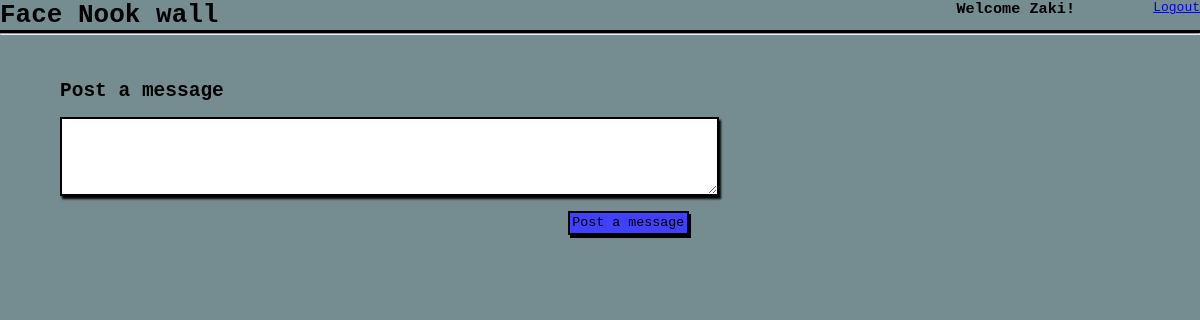
/wall/ (signed in), run on an earlier commit of the app's database.
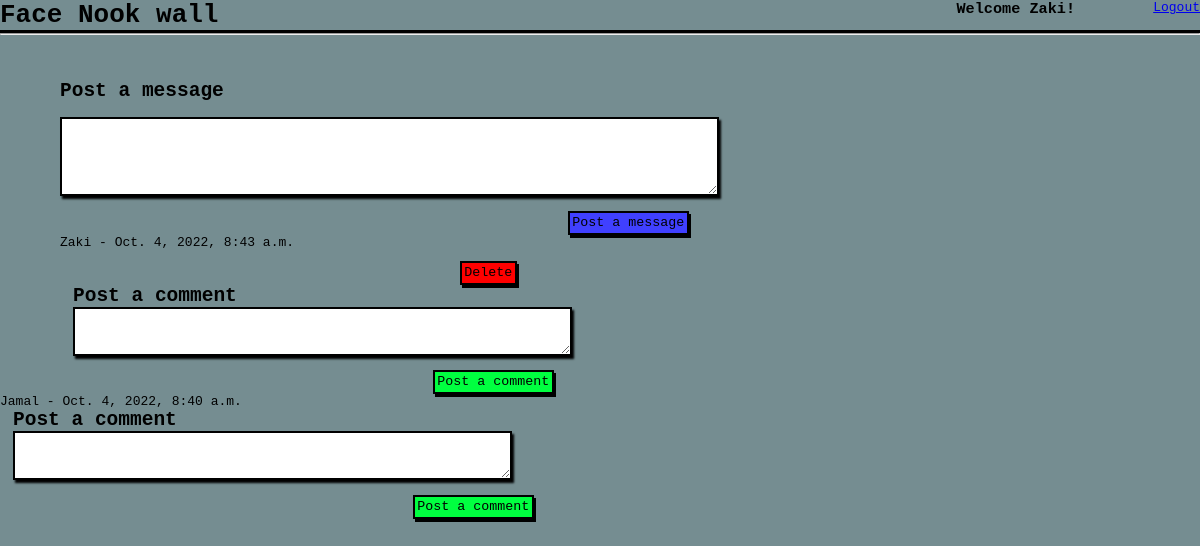
And on a later commit of the database.
### myLoginApp/models.py (models this page shows)
class User(models.Model):
    firstname = models.CharField(max_length=75, blank = False)
    lastname = models.CharField(max_length=75, blank = False, null = True)
    email = models.CharField(max_length=255, blank = False)
    password = models.CharField(max_length=75, blank = False)
    password_confirm = models.CharField(max_length=75, blank = False)
    created_at = models.DateTimeField(auto_now_add=True)
    updated_at = models.DateTimeField(auto_now=True)
    objects = UserManager()

### TheWallApp/models.py (models this page shows)
class Message(models.Model):
    message_content = models.TextField()
    user = models.ForeignKey(User, related_name = "messages", on_delete = models.CASCADE)
    created_at = models.DateTimeField(auto_now_add=True)
    updated_at = models.DateTimeField(auto_now=True)

### TheWallApp/views.py (the view)
# urls.py: path('/', views.wall),
def wall(request):
    context = {
        'messages': Message.objects.all(),
        'comments': Comment.objects.all()
    }
    if 'user_id' in request.session:
            return render(request,'wall.html',context)
    else:
            return render(request,'form.html')

### TheWallApp/templates/wall.html (shortened to what this page needs)
<!DOCTYPE html>
<html lang="en">
<head>
    {% load static %}
    <link rel="stylesheet" type="text/css" href="{% static '/css/styles.css' %}">
</head>
<body>
    <div class="all">
    <div class="container">
    <h1>Face Nook wall</h1>
    <h3>Welcome {{request.session.firstname}}!</h3>
    <div>
        <a href="/">Logout</a>
    </div>
    </div>
    <hr>
    <br><br><br>
    <div class="flex">
    <form action="/wall/create_message" method="post">
        <h2>Post a message</h2>
        <br>
        <textarea name="message_content" cols="80" rows="5"></textarea>
        <div><input class="btn" type="submit" value="Post a message">
        </div>
        </form>
        {% for message in messages reversed %}
        <div>{{message.user.firstname}}      -       {{message.created_at}}</div>
        {% if message.user.id == request.session.user_id %}
        <form action="/wall/deletemsg" method="post">
            <input class="btn3" type="submit" value="Delete">
        </form>
        {% endif %}
        <div class="flex2">
            <form action="/wall/create_comment" method="post">
                <h2>Post a comment</h2>
                <textarea name="comment_content" cols="60" rows="3"></textarea>
                <div><input class="btn2" type="submit" value="Post a comment"></div>
            </form>
        </div>
        </div>
        {%endfor%}
    </div>
</body>
</html>

### TheWallApp/static/css/styles.css (style rules this page uses)
* { margin: 0; padding: 0; font-family: monospace; }
body { background-color: rgb(117, 141, 145); }
.container { display: flex; justify-content: space-between; border-bottom: 3px solid black; }
h3 { margin-left: 55%; }
.flex { width: 90%; margin: 0 auto; }
.btn { cursor: pointer; margin-top: 1%; margin-left: 47%; background-color: rgb(64, 64, 255); border: 2px solid black; box-shadow: 2px 3px black; padding: 0.2rem; }
.btn2 { cursor: pointer; margin-top: 1%; margin-left: 37%; background-color: rgb(0, 255, 64); border: 2px solid black; box-shadow: 2px 3px black; padding: 0.2rem; }
.btn3 { cursor: pointer; margin-top: 1%; margin-left: 37%; background-color: rgb(255, 0, 0); border: 2px solid black; box-shadow: 2px 3px black; padding: 0.2rem; }
.flex2 { width: 90%; margin: 0 1em; }
textarea { border: 2px solid black; box-shadow: 2px 3px 2px rgb(0, 0, 0); }

What changed in the data, as far as the page shows it:
now on this page (row unchanged): User: session.firstname "Zaki"
added Message: user.firstname "Zaki", created_at "Oct. 4, 2022, 8:43 a.m."
added Message: user.firstname "Jamal", created_at "Oct. 4, 2022, 8:40 a.m."
Also different on the page:
{{ request.session.firstname }}: "Zaki" → (not shown)
